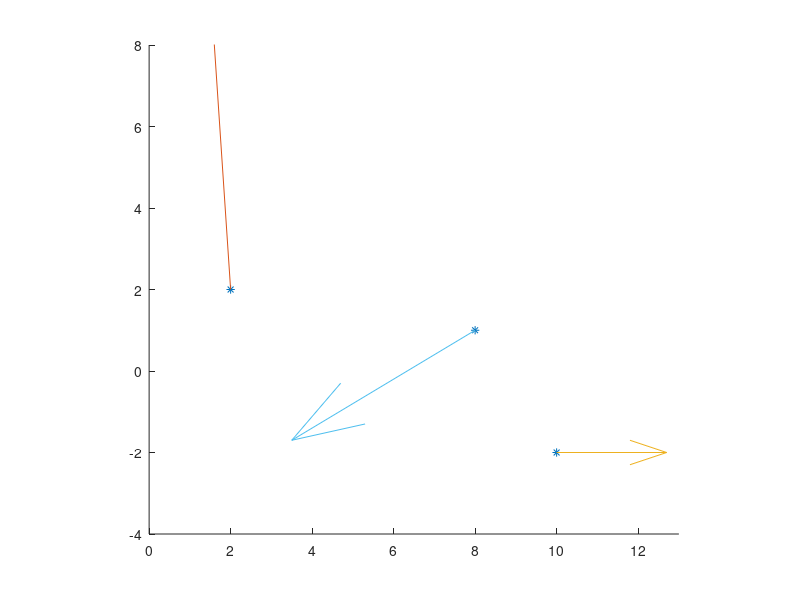

Write the MATLAB code that produced this figure. (Note: this script raises an error after producing the figure.)
clear
px = [2, 8, 10];
py = [2, 1, -2];
vx = [-1, -5, 3];
vy = [15, -3, 0];
 
axis equal
axis([0 13 -4 8])
hold on
plot(px,py,'*')
quiver(px(1), py(1), vx(1), vy(1))
quiver(px(2), py(2), vx(2), vy(2))
quiver(px(3), py(3), vx(3), vy(3))
 
t1 = 0; t2 = 1;
syms a3 a2 a1 a0 b3 b2 b1 b0 t
x(t) = a3 * t^3 + a2 * t^2 + a1 * t + a0;
y(t) = b3 * t^3 + b2 * t^2 + b1 * t + b0;
xd(t) = diff(x(t),t);
yd(t) = diff(y(t),t);
ex = [
    x(t1)  == px(1),...
    xd(t1) == vx(1),...
    x(t2)  == px(2),...
    xd(t2) == vx(2),...
    ];
ey = [
    y(t1)  == py(1),...
    yd(t1) == vy(1),...
    y(t2)  == py(2),...
    yd(t2) == vy(2),...
    ];
mx = solve(ex, [a3 a2 a1 a0]);
my = solve(ey, [b3 b2 b1 b0]);
%cx(t) = mx.a3 * t^3 + mx.a2 * t^2 + mx.a1 * t + mx.a0; ugyan az
cx(t) = subs(x, [a3 a2 a1 a0], [mx.a3 mx.a2 mx.a1 mx.a0]);
%cy(t) = my.b3 * t^3 + my.b2 * t^2 + my.b1 * t + my.b0;
cy(t) = subs(y, [b3 b2 b1 b0], [my.b3 my.b2 my.b1 my.b0]);
 
fplot(cx(t), cy(t), [t1 t2])
ex = [
    x(t1)  == px(2),...
    xd(t1) == vx(2),...
    x(t2)  == px(3),...
    xd(t2) == vx(3),...
    ];
ey = [
    y(t1)  == py(2),...
    yd(t1) == vy(2),...
    y(t2)  == py(3),...
    yd(t2) == vy(3),...
    ];
mx = solve(ex, [a3 a2 a1 a0]);
my = solve(ey, [b3 b2 b1 b0]);
cx(t) = subs(x, [a3 a2 a1 a0], [mx.a3 mx.a2 mx.a1 mx.a0]);
cy(t) = subs(y, [b3 b2 b1 b0], [my.b3 my.b2 my.b1 my.b0]);
fplot(cx(t), cy(t), [t1 t2])

